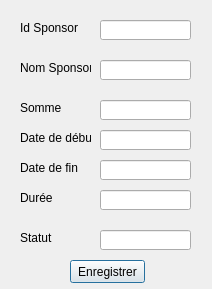
<?xml version="1.0" encoding="UTF-8"?>
<ui version="4.0">
 <class>AfficheSponsor</class>
 <widget class="QDialog" name="AfficheSponsor">
  <property name="geometry">
   <rect>
    <x>0</x>
    <y>0</y>
    <width>212</width>
    <height>289</height>
   </rect>
  </property>
  <property name="windowTitle">
   <string>Dialog</string>
  </property>
  <property name="windowIcon">
   <iconset resource="rssources.qrc">
    <normaloff>:/images/logo_erp.png</normaloff>:/images/logo_erp.png</iconset>
  </property>
  <widget class="QLineEdit" name="ValIdSponsor">
   <property name="geometry">
    <rect>
     <x>100</x>
     <y>20</y>
     <width>91</width>
     <height>20</height>
    </rect>
   </property>
  </widget>
  <widget class="QLabel" name="TextIdSP">
   <property name="geometry">
    <rect>
     <x>20</x>
     <y>20</y>
     <width>61</width>
     <height>16</height>
    </rect>
   </property>
   <property name="text">
    <string>Id Sponsor</string>
   </property>
  </widget>
  <widget class="QLineEdit" name="ValNomSponsor">
   <property name="geometry">
    <rect>
     <x>100</x>
     <y>60</y>
     <width>91</width>
     <height>20</height>
    </rect>
   </property>
  </widget>
  <widget class="QLabel" name="TextNomSP">
   <property name="geometry">
    <rect>
     <x>20</x>
     <y>60</y>
     <width>71</width>
     <height>16</height>
    </rect>
   </property>
   <property name="text">
    <string>Nom Sponsor</string>
   </property>
  </widget>
  <widget class="QLineEdit" name="ValSommeSponsor">
   <property name="geometry">
    <rect>
     <x>100</x>
     <y>100</y>
     <width>91</width>
     <height>20</height>
    </rect>
   </property>
  </widget>
  <widget class="QLabel" name="TextSommeSP">
   <property name="geometry">
    <rect>
     <x>20</x>
     <y>100</y>
     <width>61</width>
     <height>16</height>
    </rect>
   </property>
   <property name="text">
    <string>Somme</string>
   </property>
  </widget>
  <widget class="QLineEdit" name="ValDureeSponsor">
   <property name="geometry">
    <rect>
     <x>100</x>
     <y>190</y>
     <width>91</width>
     <height>20</height>
    </rect>
   </property>
  </widget>
  <widget class="QLabel" name="TextDureeSP">
   <property name="geometry">
    <rect>
     <x>20</x>
     <y>190</y>
     <width>61</width>
     <height>16</height>
    </rect>
   </property>
   <property name="text">
    <string>Durée</string>
   </property>
  </widget>
  <widget class="QPushButton" name="EnregistrerSponsor">
   <property name="geometry">
    <rect>
     <x>70</x>
     <y>260</y>
     <width>75</width>
     <height>23</height>
    </rect>
   </property>
   <property name="text">
    <string>Enregistrer</string>
   </property>
  </widget>
  <widget class="QLineEdit" name="ValStatutSponsor">
   <property name="geometry">
    <rect>
     <x>100</x>
     <y>230</y>
     <width>91</width>
     <height>20</height>
    </rect>
   </property>
  </widget>
  <widget class="QLabel" name="TextStatutSP">
   <property name="geometry">
    <rect>
     <x>20</x>
     <y>230</y>
     <width>61</width>
     <height>16</height>
    </rect>
   </property>
   <property name="text">
    <string>Statut</string>
   </property>
  </widget>
  <widget class="QLineEdit" name="ValDateFinSponsor">
   <property name="geometry">
    <rect>
     <x>100</x>
     <y>160</y>
     <width>91</width>
     <height>20</height>
    </rect>
   </property>
  </widget>
  <widget class="QLineEdit" name="ValDateDebSponsor">
   <property name="geometry">
    <rect>
     <x>100</x>
     <y>130</y>
     <width>91</width>
     <height>20</height>
    </rect>
   </property>
  </widget>
  <widget class="QLabel" name="TextDDSP">
   <property name="geometry">
    <rect>
     <x>20</x>
     <y>130</y>
     <width>71</width>
     <height>16</height>
    </rect>
   </property>
   <property name="text">
    <string>Date de début</string>
   </property>
  </widget>
  <widget class="QLabel" name="TextDFSP">
   <property name="geometry">
    <rect>
     <x>20</x>
     <y>160</y>
     <width>71</width>
     <height>16</height>
    </rect>
   </property>
   <property name="text">
    <string>Date de fin</string>
   </property>
  </widget>
 </widget>
 <resources>
  <include location="rssources.qrc"/>
 </resources>
 <connections/>
</ui>
